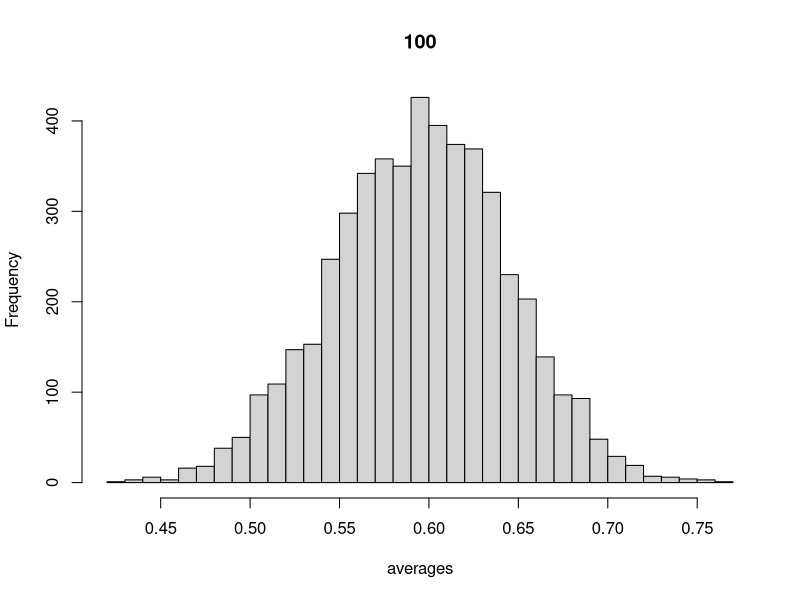
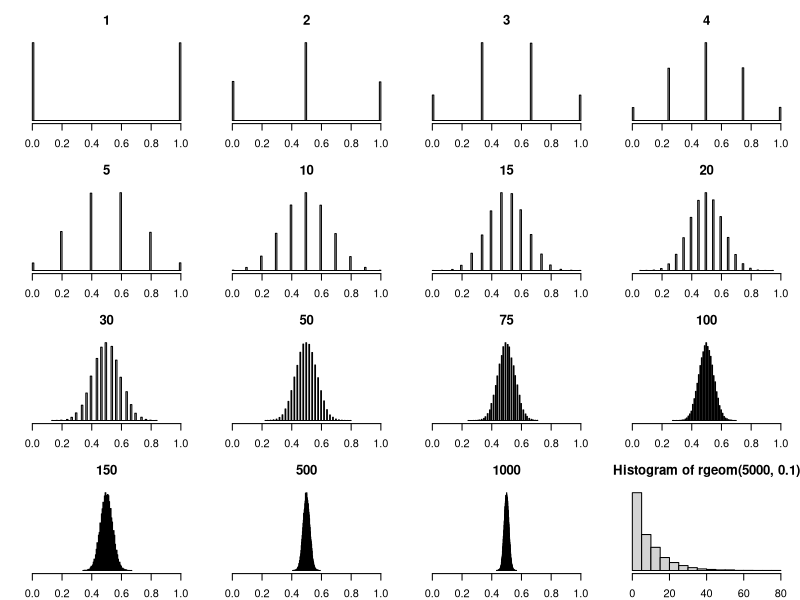
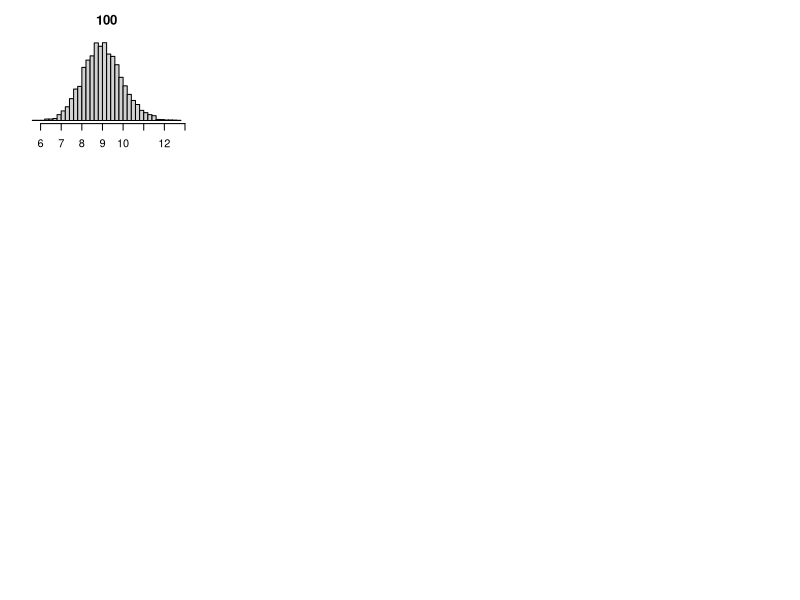
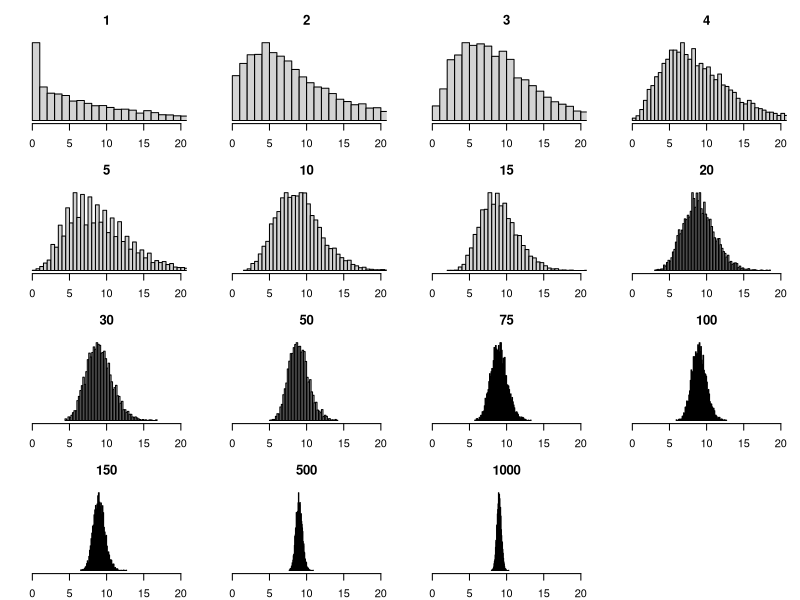
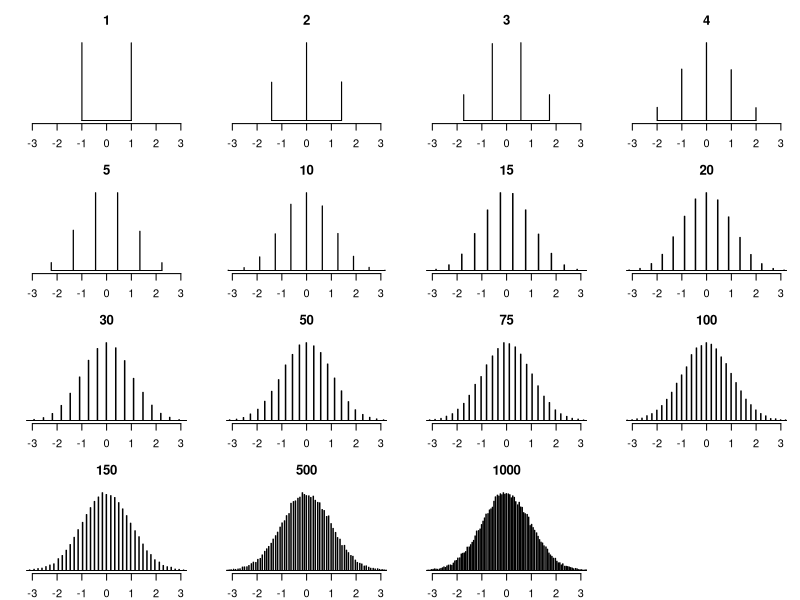
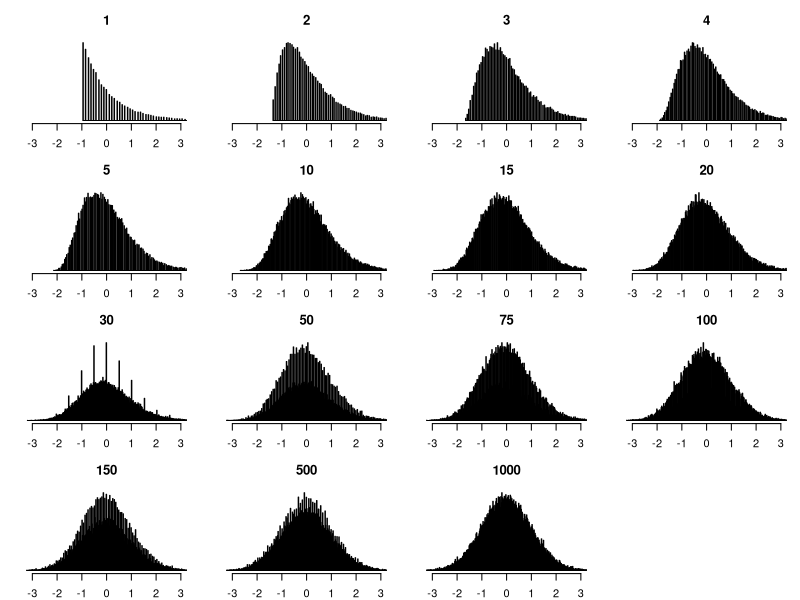

These figures' R source, in order:
## ---- chunk 1
generateLotsOfBernoulliAverages = function(n, reps, p) rbinom(n = reps, size = n, p)/n

## ---- chunk 2
averages = generateLotsOfBernoulliAverages(100, 5000, .6)
hist(averages, breaks= 40, main = 100)
## ---- chunk 3
library(magrittr)
makeOne = function(n,...){
  generateLotsOfBernoulliAverages(n, 50000, .5) %>% hist(breaks =100, main = n,...)
}
par(mfrow = c(4,4), mar = c(2,2,3,1), bty = "n", yaxt = "n")
for(j in c(1,2,3,4,5,10,15,20,30,50,75,100,150, 500,1000)) makeOne(j, ylab = "", xlim = c(0,1))
## ---- chunk 4
hist(rgeom(5000, .1), breaks = 20)
## ---- chunk 5
# this is a crazy function to generate lots of averages from the function "simulator".  reps is the number of averages you want.   n is the number of samples you want in each average.  ... is any other arguments needed for simulator.
generateLotsOfAverages = function(simulator,n, reps, ...) colMeans(matrix(simulator(n = reps*n,...), ncol = reps))
## ---- chunk 6
averages = generateLotsOfAverages(rgeom, 100, 5000, prob = .1)
hist(averages, breaks= 40, main = 100)
## ---- chunk 7

par(mfrow = c(4,4), mar = c(2,2,3,1), bty = "n", yaxt = "n")
for(j in c(1,2,3,4,5,10,15,20,30,50,75,100,150, 500,1000)) generateLotsOfAverages(rgeom, j, 5000, prob = .1) %>% 
hist(breaks = 57, main = j, ylab = "", xlim = c(0,20))
## ---- chunk 8
makeOne = function(n,...){
  ((generateLotsOfBernoulliAverages(n, 50000, .5)-.5)*sqrt(n)/.5) %>% hist(breaks =500, main = n,...)
}
par(mfrow = c(4,4), mar = c(2,2,3,1), bty = "n", yaxt = "n")
for(j in c(1,2,3,4,5,10,15,20,30,50,75,100,150, 500,1000)) makeOne(j, ylab = "", xlim = c(-3,3))
## ---- chunk 9

par(mfrow = c(4,4), mar = c(2,2,3,1), bty = "n", yaxt = "n")
for(j in c(1,2,3,4,5,10,15,20,30,50,75,100,150, 500,1000)){
  ((generateLotsOfAverages(rgeom, j, 50000, prob = .1)-9)*sqrt(j)/sqrt(.9/.1^2)) %>% 
hist(breaks = 500, main = j, ylab = "", xlim = c(-3,3))
}
